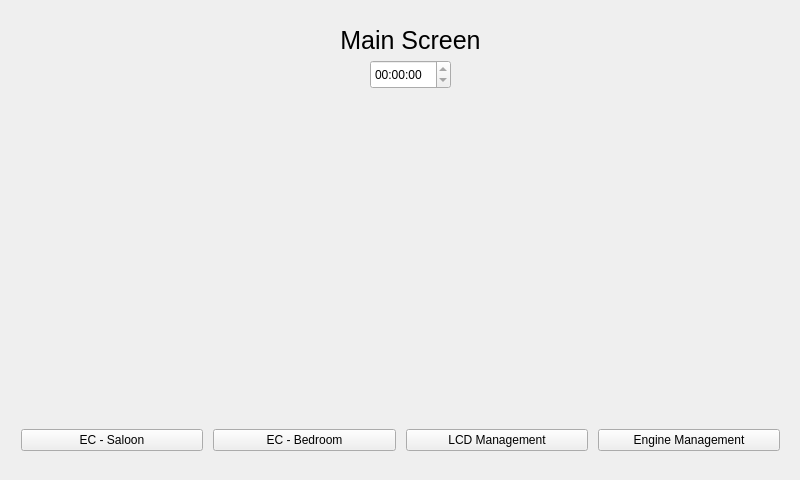
<?xml version="1.0" encoding="UTF-8"?>
<ui version="4.0">
 <class>Widget</class>
 <widget class="QWidget" name="Widget">
  <property name="geometry">
   <rect>
    <x>0</x>
    <y>0</y>
    <width>800</width>
    <height>480</height>
   </rect>
  </property>
  <property name="windowTitle">
   <string>Widget</string>
  </property>
  <widget class="QLabel" name="label">
   <property name="geometry">
    <rect>
     <x>710</x>
     <y>10</y>
     <width>61</width>
     <height>61</height>
    </rect>
   </property>
   <property name="text">
    <string/>
   </property>
   <property name="pixmap">
    <pixmap resource="interface.qrc">:/new/prefix1/Graphics/microwattlogo.png</pixmap>
   </property>
   <property name="scaledContents">
    <bool>true</bool>
   </property>
  </widget>
  <widget class="QLabel" name="label_2">
   <property name="geometry">
    <rect>
     <x>120</x>
     <y>30</y>
     <width>581</width>
     <height>21</height>
    </rect>
   </property>
   <property name="font">
    <font>
     <pointsize>19</pointsize>
    </font>
   </property>
   <property name="text">
    <string>Main Screen</string>
   </property>
   <property name="alignment">
    <set>Qt::AlignCenter</set>
   </property>
  </widget>
  <widget class="QWidget" name="horizontalLayoutWidget">
   <property name="geometry">
    <rect>
     <x>10</x>
     <y>400</y>
     <width>781</width>
     <height>80</height>
    </rect>
   </property>
   <layout class="QHBoxLayout" name="horizontalLayout">
    <property name="spacing">
     <number>10</number>
    </property>
    <item>
     <widget class="QPushButton" name="pushButton_4">
      <property name="text">
       <string>EC - Saloon</string>
      </property>
     </widget>
    </item>
    <item>
     <widget class="QPushButton" name="pushButton_3">
      <property name="text">
       <string>EC - Bedroom</string>
      </property>
     </widget>
    </item>
    <item>
     <widget class="QPushButton" name="pushButton_2">
      <property name="text">
       <string>LCD Management</string>
      </property>
     </widget>
    </item>
    <item>
     <widget class="QPushButton" name="pushButton">
      <property name="text">
       <string>Engine Management</string>
      </property>
     </widget>
    </item>
   </layout>
  </widget>
  <widget class="QTimeEdit" name="timeEdit">
   <property name="geometry">
    <rect>
     <x>370</x>
     <y>60</y>
     <width>81</width>
     <height>29</height>
    </rect>
   </property>
   <property name="readOnly">
    <bool>true</bool>
   </property>
  </widget>
 </widget>
 <layoutdefault spacing="6" margin="11"/>
 <resources>
  <include location="interface.qrc"/>
 </resources>
 <connections/>
</ui>
